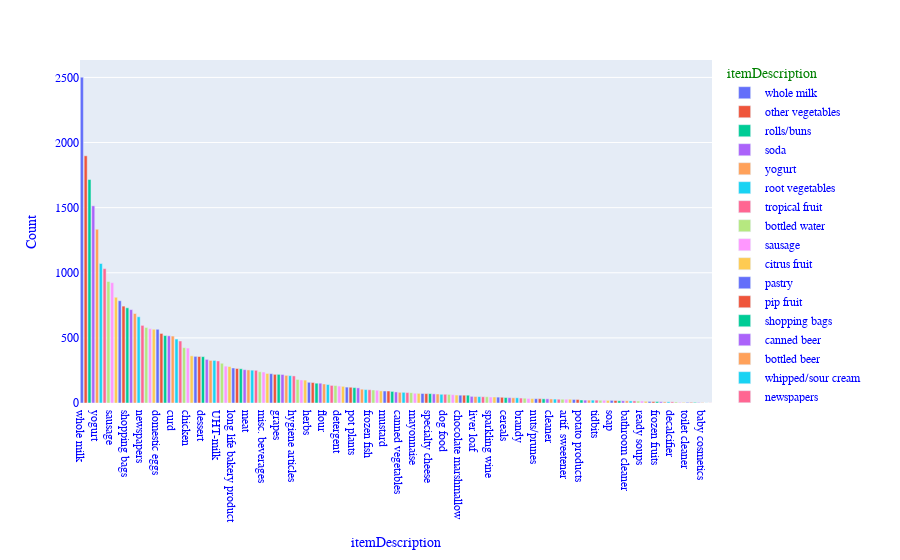

The notebook cell saved with this chart:
### Code cell
def bar_plot(df,col):

    fig = px.bar(df,
        x = df[col].value_counts().keys(), 
        y = df[col].value_counts().values,
        color= df[col].value_counts().keys()
    )
    fig.update_layout(
    xaxis_title= col,
    yaxis_title="Count",
    legend_title=col,
    font_family="Courier New",
    font_color="blue",
    title_font_family="Times New Roman",
    title_font_color="red",
    legend_title_font_color="green"
)
    
    fig.show()

bar_plot(df,'itemDescription')
